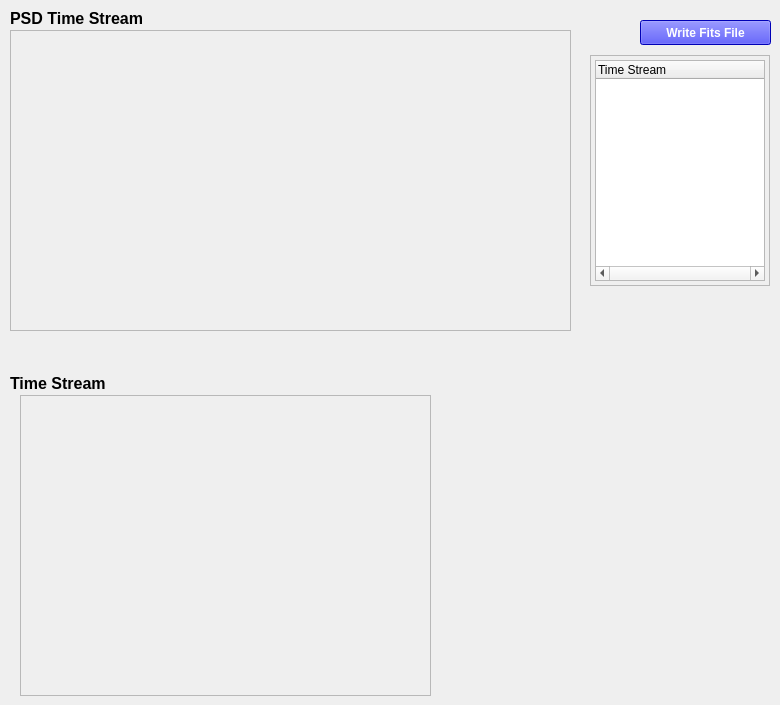
    <widget class="QWidget" name="tab_5">
     <attribute name="title">
      <string>Noise Measurement</string>
     </attribute>
     <widget class="QFrame" name="plotTimeStream">
      <property name="geometry">
       <rect>
        <x>20</x>
        <y>395</y>
        <width>411</width>
        <height>301</height>
       </rect>
      </property>
      <property name="frameShape">
       <enum>QFrame::StyledPanel</enum>
      </property>
      <property name="frameShadow">
       <enum>QFrame::Plain</enum>
      </property>
      <widget class="QWidget" name="verticalLayoutWidget_6">
       <property name="geometry">
        <rect>
         <x>10</x>
         <y>20</y>
         <width>381</width>
         <height>271</height>
        </rect>
       </property>
       <layout class="QVBoxLayout" name="timeStreamPlot">
        <property name="spacing">
         <number>0</number>
        </property>
        <property name="topMargin">
         <number>0</number>
        </property>
       </layout>
      </widget>
     </widget>
     <widget class="QFrame" name="timeFrame">
      <property name="geometry">
       <rect>
        <x>590</x>
        <y>55</y>
        <width>180</width>
        <height>231</height>
       </rect>
      </property>
      <property name="frameShape">
       <enum>QFrame::StyledPanel</enum>
      </property>
      <property name="frameShadow">
       <enum>QFrame::Raised</enum>
      </property>
      <widget class="QTreeWidget" name="timeTree">
       <property name="geometry">
        <rect>
         <x>5</x>
         <y>5</y>
         <width>170</width>
         <height>221</height>
        </rect>
       </property>
       <property name="font">
        <font>
         <pointsize>9</pointsize>
        </font>
       </property>
       <property name="horizontalScrollBarPolicy">
        <enum>Qt::ScrollBarAlwaysOn</enum>
       </property>
       <column>
        <property name="text">
         <string>Time Stream</string>
        </property>
       </column>
      </widget>
     </widget>
     <widget class="QLabel" name="timeStreamLabel">
      <property name="geometry">
       <rect>
        <x>10</x>
        <y>375</y>
        <width>121</width>
        <height>17</height>
       </rect>
      </property>
      <property name="font">
       <font>
        <pointsize>12</pointsize>
        <weight>75</weight>
        <italic>false</italic>
        <bold>true</bold>
        <underline>false</underline>
        <kerning>true</kerning>
       </font>
      </property>
      <property name="text">
       <string>Time Stream</string>
      </property>
     </widget>
     <widget class="QLabel" name="psdTimeLabel">
      <property name="geometry">
       <rect>
        <x>10</x>
        <y>10</y>
        <width>171</width>
        <height>17</height>
       </rect>
      </property>
      <property name="font">
       <font>
        <pointsize>12</pointsize>
        <weight>75</weight>
        <italic>false</italic>
        <bold>true</bold>
        <underline>false</underline>
        <kerning>true</kerning>
       </font>
      </property>
      <property name="text">
       <string>PSD Time Stream</string>
      </property>
     </widget>
     <widget class="QFrame" name="plotPSDtimeStream">
      <property name="geometry">
       <rect>
        <x>10</x>
        <y>30</y>
        <width>561</width>
        <height>301</height>
       </rect>
      </property>
      <property name="frameShape">
       <enum>QFrame::StyledPanel</enum>
      </property>
      <property name="frameShadow">
       <enum>QFrame::Plain</enum>
      </property>
      <widget class="QWidget" name="verticalLayoutWidget_7">
       <property name="geometry">
        <rect>
         <x>20</x>
         <y>20</y>
         <width>421</width>
         <height>271</height>
        </rect>
       </property>
       <layout class="QVBoxLayout" name="PSDPlot">
        <property name="spacing">
         <number>0</number>
        </property>
        <property name="topMargin">
         <number>0</number>
        </property>
       </layout>
      </widget>
     </widget>
     <widget class="QPushButton" name="writefitsfileTS">
      <property name="geometry">
       <rect>
        <x>640</x>
        <y>20</y>
        <width>131</width>
        <height>25</height>
       </rect>
      </property>
      <property name="font">
       <font>
        <pointsize>9</pointsize>
        <weight>75</weight>
        <bold>true</bold>
       </font>
      </property>
      <property name="styleSheet">
       <string notr="true">color: white;
background-color: blue</string>
      </property>
      <property name="text">
       <string>Write Fits File</string>
      </property>
     </widget>
    </widget>
